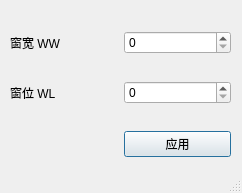
<?xml version="1.0" encoding="UTF-8"?>
<ui version="4.0">
 <class>WWWLDialog</class>
 <widget class="QDialog" name="WWWLDialog">
  <property name="geometry">
   <rect>
    <x>0</x>
    <y>0</y>
    <width>242</width>
    <height>193</height>
   </rect>
  </property>
  <property name="windowTitle">
   <string>窗宽窗位调节</string>
  </property>
  <property name="sizeGripEnabled">
   <bool>true</bool>
  </property>
  <widget class="QWidget" name="gridLayoutWidget">
   <property name="geometry">
    <rect>
     <x>10</x>
     <y>10</y>
     <width>221</width>
     <height>171</height>
    </rect>
   </property>
   <layout class="QGridLayout" name="gridLayout">
    <item row="1" column="0">
     <widget class="QLabel" name="label_2">
      <property name="text">
       <string>窗位 WL</string>
      </property>
     </widget>
    </item>
    <item row="0" column="0">
     <widget class="QLabel" name="label">
      <property name="text">
       <string>窗宽 WW</string>
      </property>
     </widget>
    </item>
    <item row="0" column="1">
     <widget class="QSpinBox" name="spin_ww">
      <property name="maximum">
       <number>65535</number>
      </property>
     </widget>
    </item>
    <item row="1" column="1">
     <widget class="QSpinBox" name="spin_wl">
      <property name="maximum">
       <number>65535</number>
      </property>
     </widget>
    </item>
    <item row="2" column="1">
     <widget class="QPushButton" name="btn_apply">
      <property name="text">
       <string>应用</string>
      </property>
     </widget>
    </item>
   </layout>
  </widget>
 </widget>
 <resources/>
 <connections/>
</ui>
